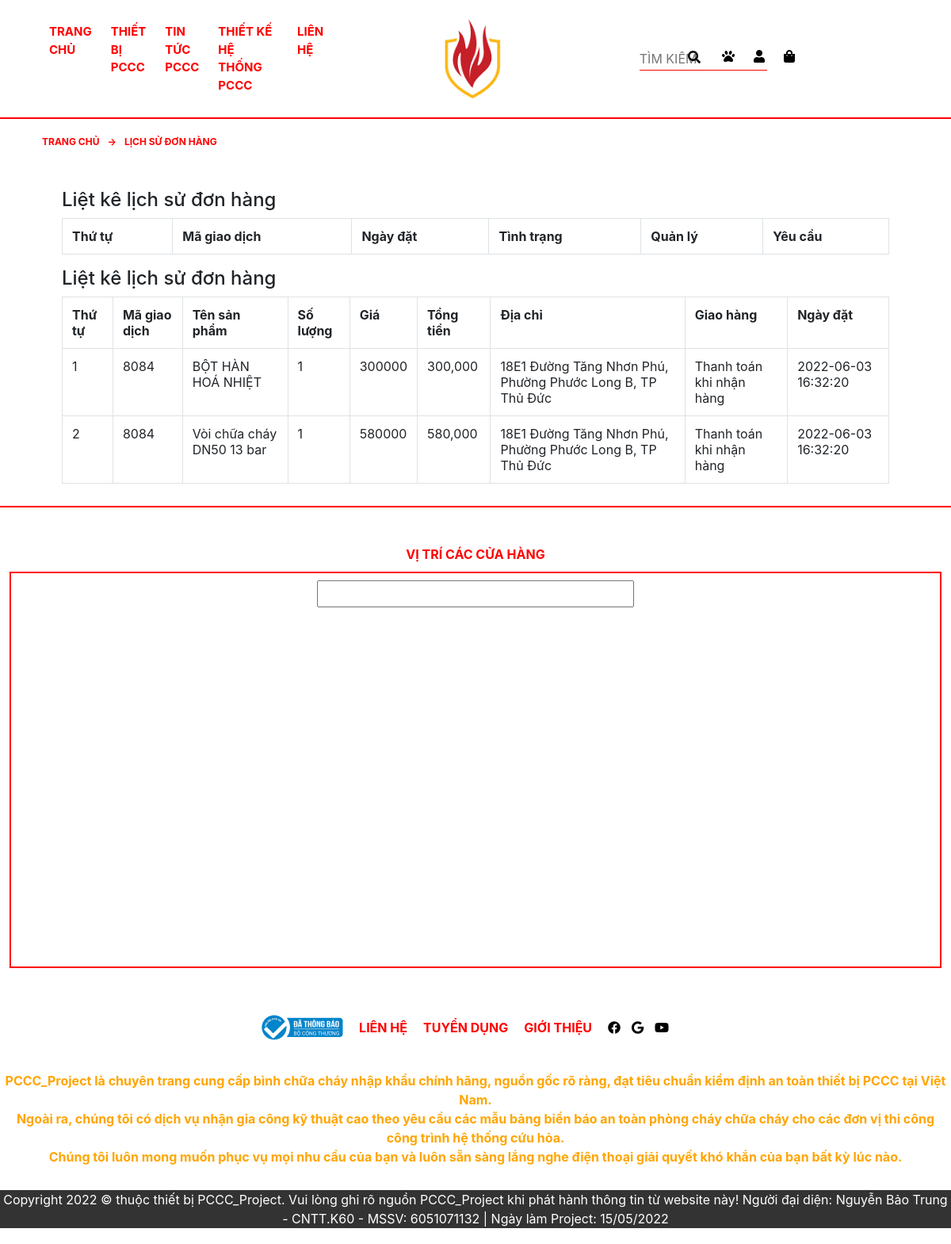
Page /donhang.php?magiaodich=8084 on the committed database.
### tables this page shows
CREATE TABLE `tbl_giaodich` (
  `giaodich_id` int(11) NOT NULL,
  `sanpham_id` int(11) NOT NULL,
  `giaodich_soluong` int(11) NOT NULL,
  `giaodich_magiaodich` varchar(50) NOT NULL,
  `giaodich_ngaythang` timestamp NOT NULL DEFAULT current_timestamp() ON UPDATE current_timestamp(),
  `khachhang_id` int(11) NOT NULL,
  `giaodich_tinhtrang` int(11) NOT NULL DEFAULT 0,
  `giaodich_huydon` int(11) NOT NULL DEFAULT 0,
  `giaodich_ghichu` text NOT NULL,
  `giaodich_diachi` varchar(200) NOT NULL,
  `giaodich_giaohang` int(11) NOT NULL DEFAULT 0
);

CREATE TABLE `tbl_sanpham` (
  `sanpham_id` int(11) NOT NULL,
  `cartegory_id` int(11) NOT NULL,
  `sanpham_name` varchar(255) NOT NULL,
  `sanpham_gia` varchar(100) NOT NULL,
  `sanpham_active` int(11) NOT NULL,
  `sanpham_soluong` int(11) NOT NULL,
  `sanpham_images` varchar(100) NOT NULL,
  `sanpham_chitiet` text NOT NULL,
  `sanpham_baoquan` text NOT NULL
);

### donhang.php (the view, shortened to what this page needs)
<?php
    include_once('db/connect.php');
?>
<?php
    if(isset($_GET['huydon'])&&isset($_GET['magiaodich'])){
        $huydon=$_GET['huydon'];
        $magiaodich=$_GET['magiaodich'];
    }else{
        $magiaodich='';
    }
?>
<html lang="en">
<head>
    <link rel="stylesheet" href="https://cdnjs.cloudflare.com/ajax/libs/font-awesome/5.15.4/css/all.min.css">
    <link rel="stylesheet" href="https://cdn.jsdelivr.net/npm/bootstrap@4.0.0/dist/css/bootstrap.min.css">
    <link rel="stylesheet" href="css\style.css">
</head>
<body>
<?php include('include/menu.php') ?>
    <div class="container" id="donhang">
        <div class="container-fluid">
        <div class="row">
            <div class="cartegory-top row">
                <p>TRANG CHỦ </p>
                <p>&#8594;</p>
                <p> LỊCH SỬ ĐƠN HÀNG</p>
            </div>
            <div class="col-md-12">
                <h4>Liệt kê lịch sử đơn hàng</h4>
                <table class="table table-bordered ">
                    <tr>
                        <th>Thứ tự</th>
                        <th>Mã giao dịch</th>
                        <th>Ngày đặt</th>
                        <th>Tình trạng</th>
                        <th>Quản lý</th>
                        <th>Yêu cầu</th>
                    </tr>
                </table>
            </div>
            <div class="col-md-12">
                <h4>Liệt kê lịch sử đơn hàng</h4>
                <?php
                if(isset($_GET['magiaodich'])){
                    $magiaodich = $_GET['magiaodich'];
                }else{
                    $magiaodich = '';
                }
                $sql_select = mysqli_query($con,"SELECT * FROM tbl_giaodich,tbl_khachhang,tbl_sanpham WHERE tbl_giaodich.sanpham_id=tbl_sanpham.sanpham_id AND tbl_khachhang.khachhang_id=tbl_giaodich.khachhang_id AND tbl_giaodich.giaodich_magiaodich='$magiaodich' ORDER BY tbl_giaodich.giaodich_id DESC");
                ?>
                <table class="table table-bordered ">
                    <tr>
                        <th>Thứ tự</th>
                        <th>Mã giao dịch</th>
                        <th>Tên sản phẩm</th>
                        <th>Số lượng</th>
                        <th>Giá</th>
                        <th>Tổng tiền</th>
                        <th>Địa chỉ</th>
                        <th>Giao hàng</th>
                        <th>Ngày đặt</th>
                    </tr>
                    <?php
                    $i = 0;
                    while($row_donhang = mysqli_fetch_array($sql_select)){
                        $i++;
                    ?>
                    <tr>
                        <td><?php echo $i; ?></td>
                        <td><?php echo $row_donhang['giaodich_magiaodich']; ?></td>
                        <td><?php echo $row_donhang['sanpham_name']; ?></td>
                        <td><?php echo $row_donhang['giaodich_soluong']; ?></td>
                        <td><?php echo $row_donhang['sanpham_gia']; ?></td>
                        <td><?php echo number_format($row_donhang['sanpham_gia']*$row_donhang['giaodich_soluong']) ?></td>
                        <td><?php echo $row_donhang['giaodich_diachi']; ?></td>
                        <?php if($row_donhang['giaodich_giaohang']==0){?>
                        <td>Thanh toán khi nhận hàng</td>
                    <?php } ?>
                        <td><?php echo $row_donhang['giaodich_ngaythang'] ?></td>
                    </tr>
                     <?php
                    }
                    ?>
                </table>
            </div>
        </div>
    </div>
    </div>
<?php
    include('include/ggmaps.php');
include('include/footer.php') ?>
</body>
</html>

### css/style.css (style rules this page uses)
:root { font-family: Arial, Helvetica, sans-serif; color: red; font-weight: bold; }
* { margin: 0; padding: 0; box-sizing: border-box; }
.container { padding: 12px 63px; margin: auto; max-width: 100%; }
.row { display: flex; flex-wrap: wrap; }
.cartegory-top { margin-bottom: 50px; }
.cartegory-top p { font-size: 12px; margin: 0 5px 0 5px; font-weight: bold; color: red; }
#donhang { padding-top: 170px; border-bottom: 2px solid red; }

### rows in the picture
tbl_giaodich: giaodich_magiaodich "8084", sanpham.sanpham_name "BỘT HÀN HOÁ NHIỆT", giaodich_soluong "1", sanpham.sanpham_gia "300000", $row_donhang['sanpham_gia']*$row_donhang['giaodich_soluong'] "300,000", giaodich_diachi "18E1 Đường Tăng Nhơn Phú, Phường Phước Long B, TP Thủ Đức", giaodich_giaohang "Thanh toán khi nhận hàng", giaodich_ngaythang "2022-06-03 16:32:20"
tbl_giaodich: giaodich_magiaodich "8084", sanpham.sanpham_name "Vòi chữa cháy DN50 13 bar", giaodich_soluong "1", sanpham.sanpham_gia "580000", $row_donhang['sanpham_gia']*$row_donhang['giaodich_soluong'] "580,000", giaodich_diachi "18E1 Đường Tăng Nhơn Phú, Phường Phước Long B, TP Thủ Đức", giaodich_giaohang "Thanh toán khi nhận hàng", giaodich_ngaythang "2022-06-03 16:32:20"
